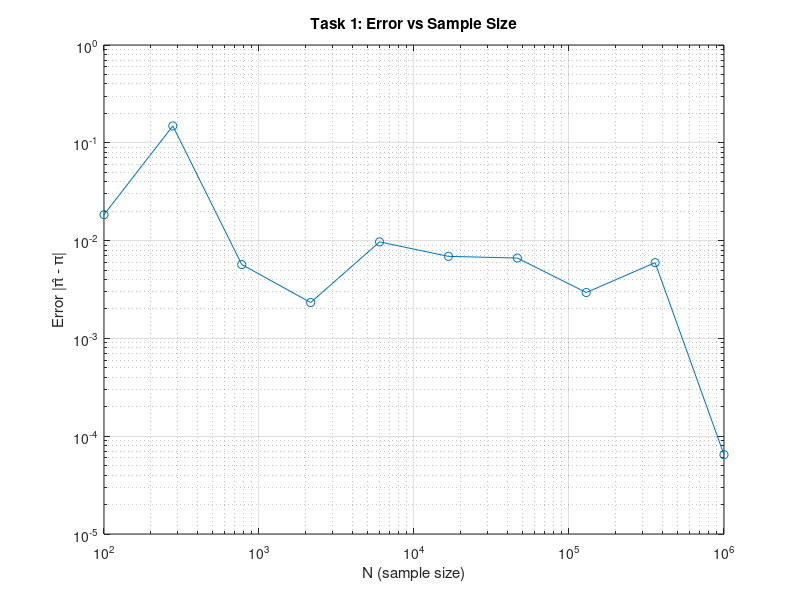
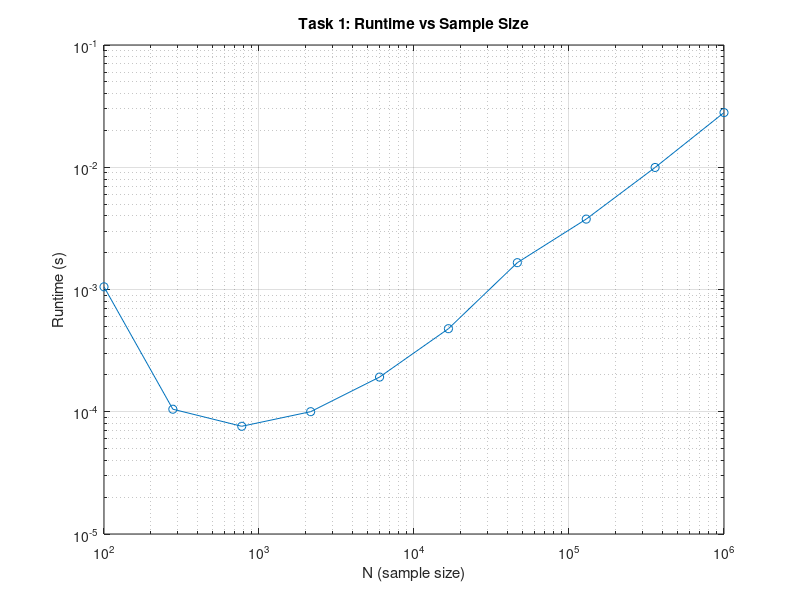
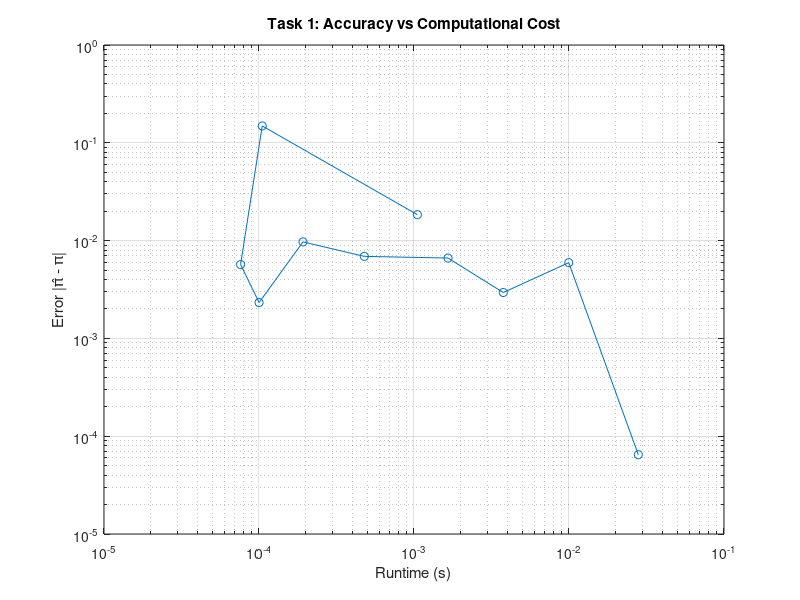

These charts were generated, in order, by the following MATLAB code:
function task1_for_loop()
   
    rng(42);   % Fix the random seed for reproducibility

    % Define a range of sample sizes (N values)
    N_list = round(logspace(2, 6, 10));   % From 1e2 to 1e6, 10 points
    pi_hat = zeros(size(N_list));         % Store π estimates
    err    = zeros(size(N_list));         % Store absolute errors
    t_sec  = zeros(size(N_list));         % Store runtimes

    for i = 1:numel(N_list)
        N = N_list(i);
        tic;  % Start timer

        % Generate N random points uniformly in [0,1] × [0,1]
        x = rand(N,1);
        y = rand(N,1);

        % Check whether points are inside the quarter circle
        inside = (x.^2 + y.^2) <= 1;

        % Estimate π using the ratio of points inside
        p_hat = mean(inside);
        pi_hat(i) = 4 * p_hat;

        % Record elapsed time
        t_sec(i) = toc;

        % Compute error with respect to the true π (allowed in Task 1)
        err(i) = abs(pi_hat(i) - pi);
    end

    % --- Plot 1: Error vs N ---
    figure;
    loglog(N_list, err+eps, 'o-');
    xlabel('N (sample size)'); ylabel('Error |π̂ - π|');
    title('Task 1: Error vs Sample Size');
    grid on;

    % --- Plot 2: Runtime vs N ---
    figure;
    loglog(N_list, t_sec, 'o-');
    xlabel('N (sample size)'); ylabel('Runtime (s)');
    title('Task 1: Runtime vs Sample Size');
    grid on;

    % --- Plot 3: Accuracy vs Cost (Error vs Time) ---
    figure;
    loglog(t_sec, err+eps, 'o-');
    xlabel('Runtime (s)'); ylabel('Error |π̂ - π|');
    title('Task 1: Accuracy vs Computational Cost');
    grid on;
end
